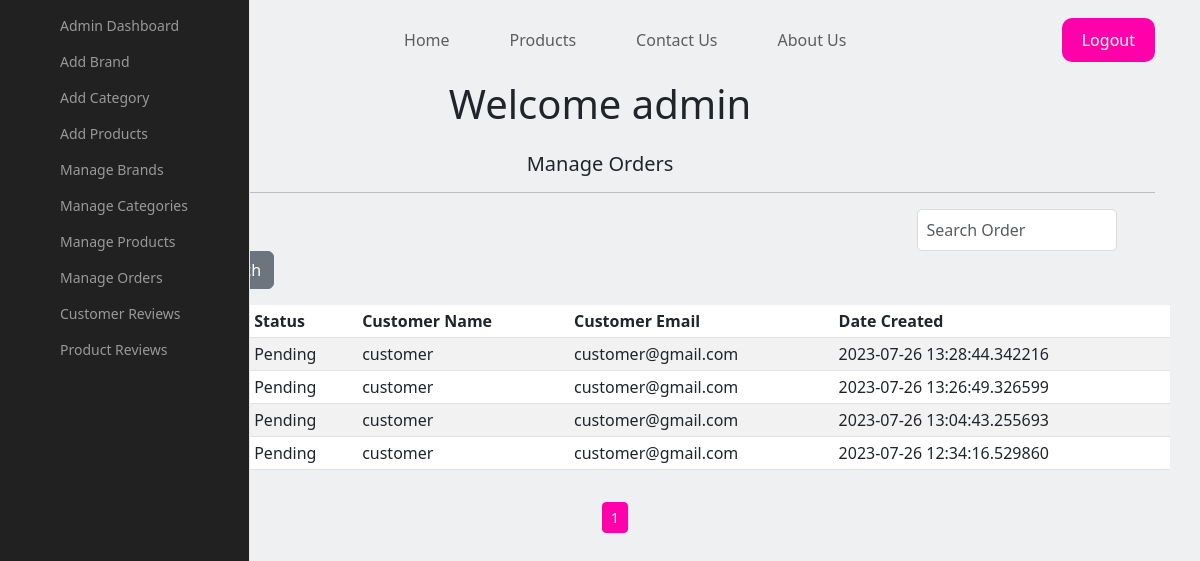
The page /admin/orders on the database as committed earlier.
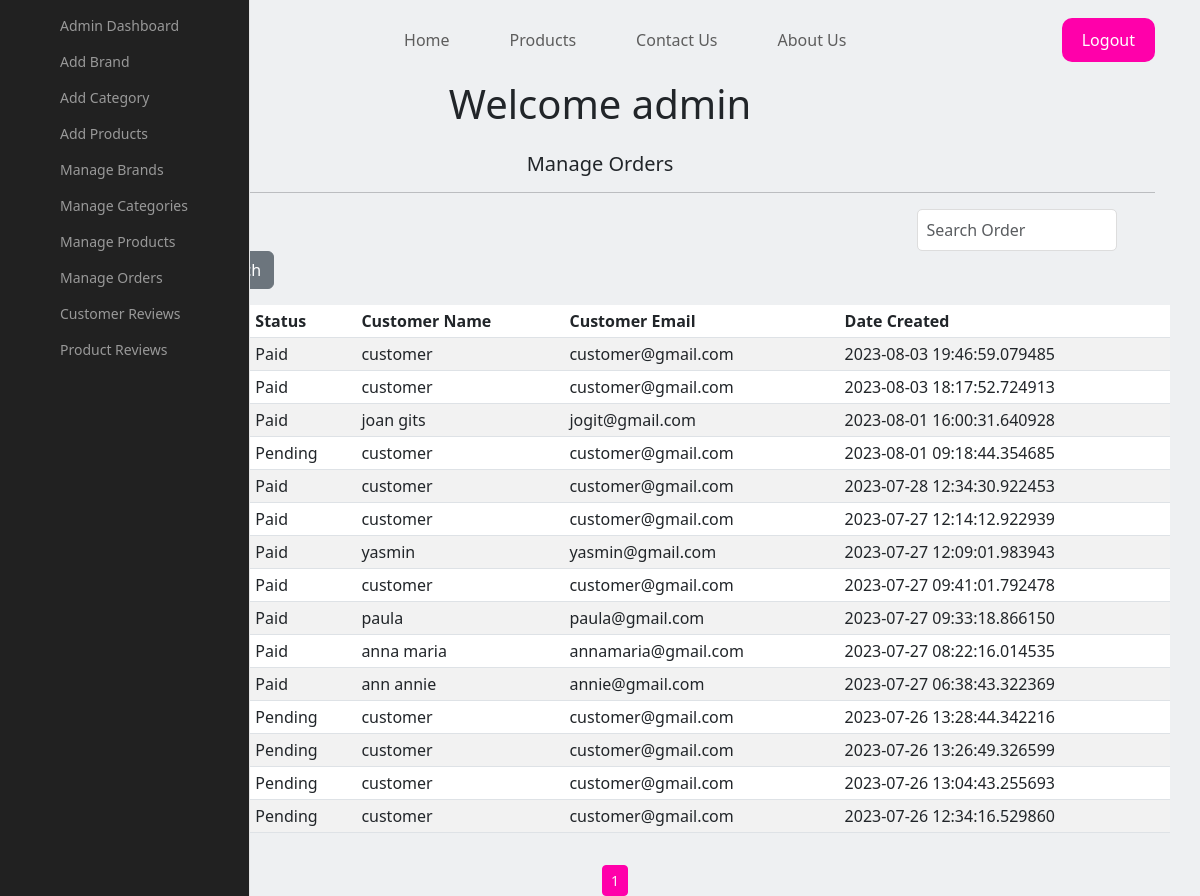
The same page on the database as committed later.
### shop/customers/model.py (models this page shows, shortened)
class CustomerOrder(db.Model):
    __searchbale__ = ['invoice','status']
    id = db.Column(db.Integer, primary_key=True)
    invoice = db.Column(db.String(20), unique=True, nullable=False)
    status = db.Column(db.String(20), default='Pending', nullable=False)
    customer_id = db.Column(db.Integer, db.ForeignKey('register.id'),unique=False, nullable=False)
    date_created = db.Column(db.DateTime, default=datetime.utcnow, nullable=False)
    orders = db.Column(JsonEncodedDict)

class Register(db.Model, UserMixin):
    id = db.Column(db.Integer, primary_key=True)
    name = db.Column(db.String(50), unique=False)
    username = db.Column(db.String(50), unique=True)
    email = db.Column(db.String(100), unique=True)
    password = db.Column(db.String(200), unique=False)
    country = db.Column(db.String(50), unique=False)
    city = db.Column(db.String(50), unique=False)
    contact = db.Column(db.String(50), unique=False)
    address = db.Column(db.String(50), unique=False)
    zipcode = db.Column(db.String(50), unique=False)
    profile = db.Column(db.String(200), unique=False, default='profile.jpg')
    date_created = db.Column(db.DateTime, nullable=False, default=datetime.utcnow)
    orders = db.relationship('CustomerOrder', backref='customer')

### shop/customers/routes.py (the view)
@app.route('/admin/orders')
def admin_orders():
    page = request.args.get('page', 1, type=int)
    orders = CustomerOrder.query.order_by(CustomerOrder.date_created.desc()).paginate(page=page, per_page=15)
    return render_template('admin/orders.html', orders=orders)

### shop/customers/model.py (called while the page is built)
    def process_result_value(self, value, dialect):
        if value is None:
            return {}
        else:
            return json.loads(value)

### shop/templates/admin/orders.html (shortened to what this page needs)
{% extends 'layout.html' %}
{% block content %}
<div class="landing-page">
    <header>
        <div class="container">
            <a href="{{url_for('home')}}" class="logo">MOCHI <b>MOCHI</b></a>
            <ul class="links">
                <li><a href="{{url_for('home')}}">Home</a></li>
                <li><a href="{{url_for('products')}}">Products</a></li>
                <li><a href="{{url_for('contact')}}">Contact Us</a></li>
                <li><a href="{{url_for('about')}}">About Us</a></li>
            </ul>
            <a href="{{ url_for('login') }}" class="logout-link">Logout</a>
        </div>
    </header>
</div>
{% include 'sidebar.html' %}
<div class="container">
    <div class="text-center h1">Welcome admin</div>
    <div class="text-center h5 mt-4">Manage Orders</div>
    <hr>
    <div class="container">
        <div class="dashboard-button">
        <a href="{{url_for('dashboard')}}", class="btn btn-sm btn-outline-secondary" style="margin-left: 0px">Back to dashboard</a>
        <form action="{{url_for('order_result')}}" class="form-inline my-2 my-lg-0">
            <input class="dashboard-search-form search-form form-control mr-sn-2" type="search" name="q" placeholder="Search Order" aria-label="Search">
            <button class="dashboard-search-button search-button btn btn-secondary my-2 my-sm-0" type="submit">Search</button>
        </form>
    </div>
    <table class="table table-sm table-condensed table-striped table-hover mt-3">
        <thead>
            <tr>
                <th>Sr</th>
                <th>Invoice</th>
                <th>Status</th>
                <th>Customer Name</th>
                <th>Customer Email</th>
                <th>Date Created</th>
            </tr>
        </thead>
        <tbody>
            {% for order in orders.items %}
            <tr>
                <td>{{loop.index}}</td>
                <td>{{ order.invoice }}</td>
                <td>{{ order.status }}</td>
                <td>{{ order.customer.name }}</td>
                <td>{{ order.customer.email }}</td>
                <td>{{ order.date_created }}</td>
            </tr>
            {% endfor %}
        </tbody>
    </table>
    <div class="row">
        <div class="col text-center">
        {% for page_num in orders.iter_pages(left_edge=1, right_edge=1, left_current=1, right_current=1) %}
        {% if page_num %}
        {% if orders.page == page_num %}
        <a href="{{url_for('admin_orders', page=page_num)}}" class="btn btn-sm btn-info mt-3">{{page_num}}</a>
        {% else %}
        <a href="{{url_for('admin_orders', page=page_num)}}" class="btn btn-sm btn-outline-secondary mt-3">{{page_num}}</a>
        {% endif %}
        {% else %}
        ...
        {% endif %}
        {% endfor%}
        </div>
    </div>
</div>
{% endblock %}

Rows that differ between the two databases and show on the page:
added CustomerOrder: status "Paid", customer.name "customer", customer.email "customer@gmail.com", date_created "2023-08-03 19:46:59.079485"
added CustomerOrder: status "Paid", customer.name "customer", customer.email "customer@gmail.com", date_created "2023-08-03 18:17:52.724913"
added CustomerOrder: status "Paid", customer.name "joan gits", customer.email "jogit@gmail.com", date_created "2023-08-01 16:00:31.640928"
added CustomerOrder: status "Pending", customer.name "customer", customer.email "customer@gmail.com", date_created "2023-08-01 09:18:44.354685"
added CustomerOrder: status "Paid", customer.name "customer", customer.email "customer@gmail.com", date_created "2023-07-28 12:34:30.922453"
added CustomerOrder: status "Paid", customer.name "customer", customer.email "customer@gmail.com", date_created "2023-07-27 12:14:12.922939"
added CustomerOrder: status "Paid", customer.name "yasmin", customer.email "yasmin@gmail.com", date_created "2023-07-27 12:09:01.983943"
added CustomerOrder: status "Paid", customer.name "customer", customer.email "customer@gmail.com", date_created "2023-07-27 09:41:01.792478"
added CustomerOrder: status "Paid", customer.name "paula", customer.email "paula@gmail.com", date_created "2023-07-27 09:33:18.866150"
added CustomerOrder: status "Paid", customer.name "anna maria", customer.email "annamaria@gmail.com", date_created "2023-07-27 08:22:16.014535"
added CustomerOrder: status "Paid", customer.name "ann annie", customer.email "annie@gmail.com", date_created "2023-07-27 06:38:43.322369"
